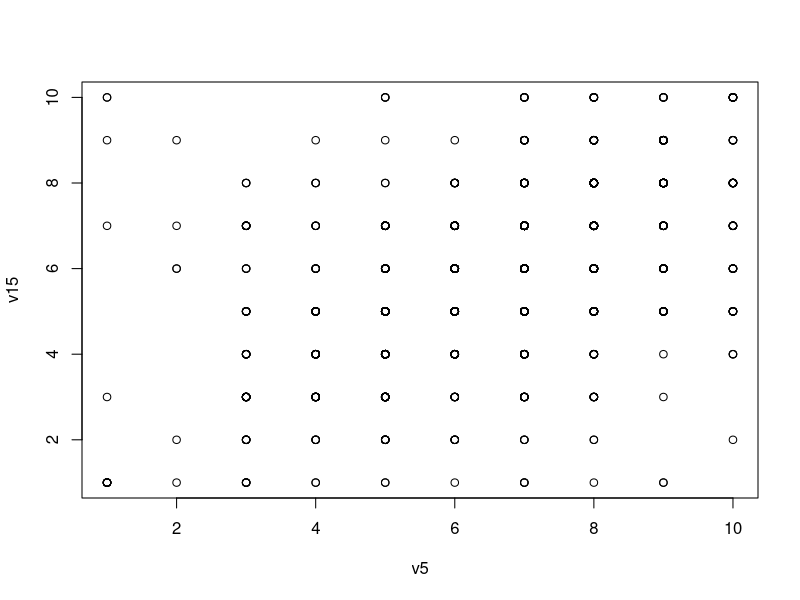
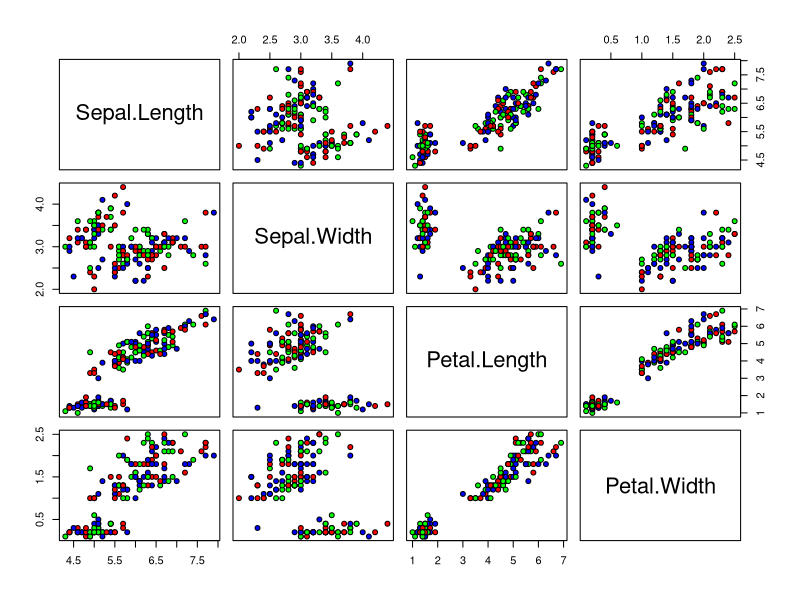
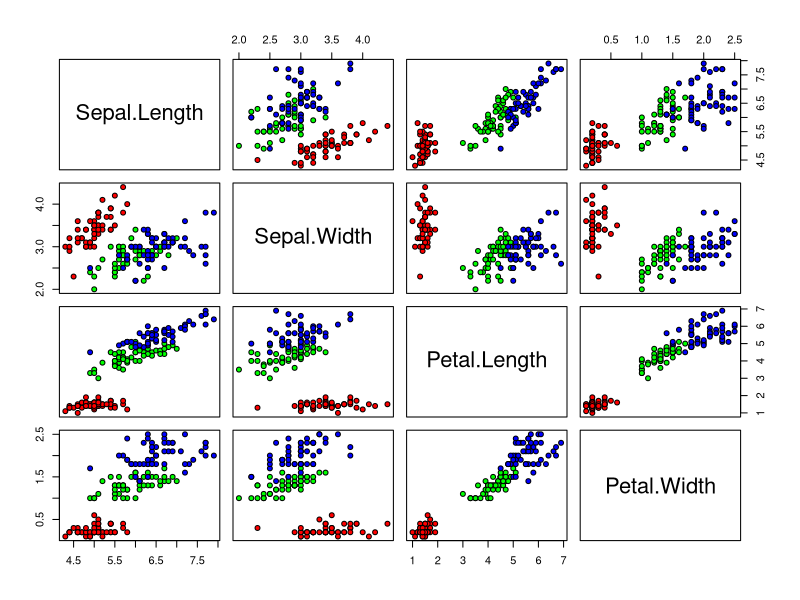
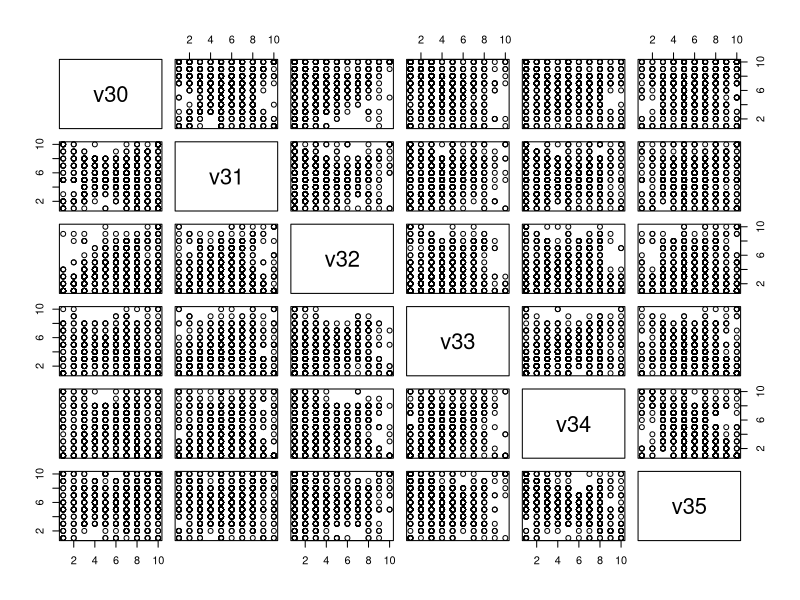
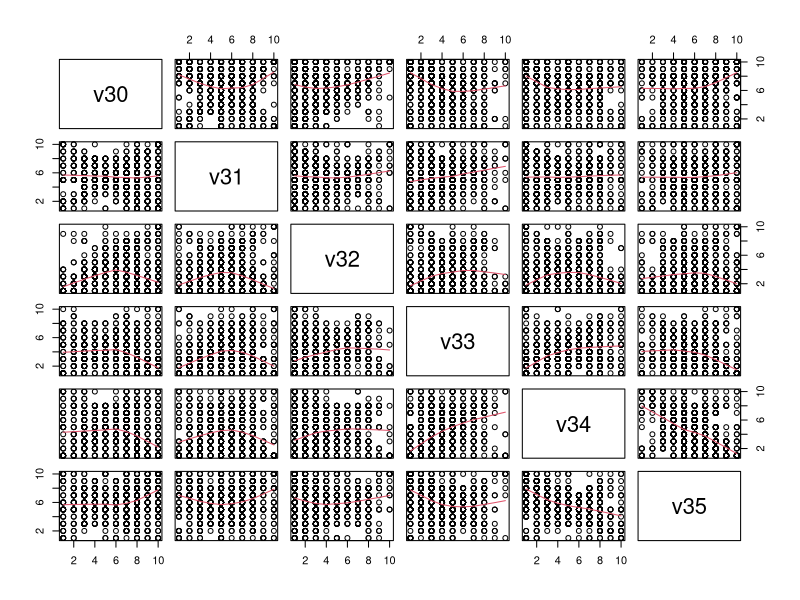
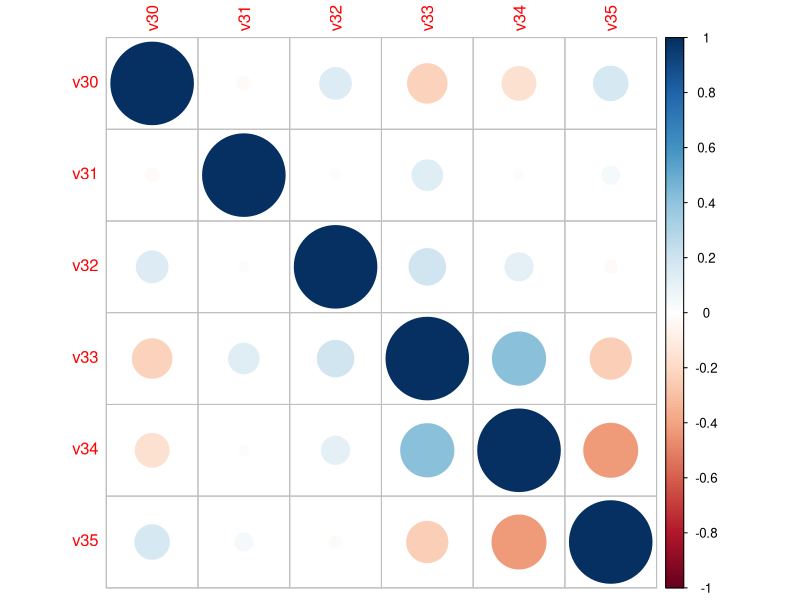
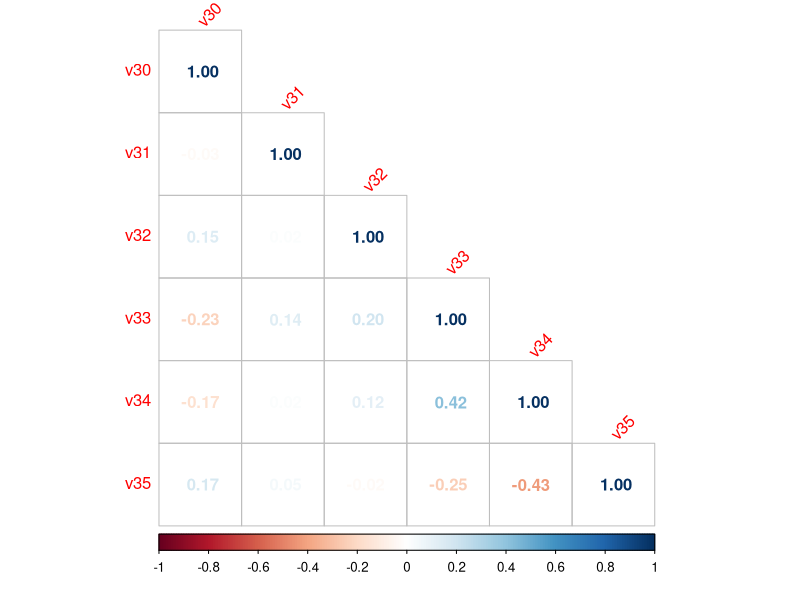
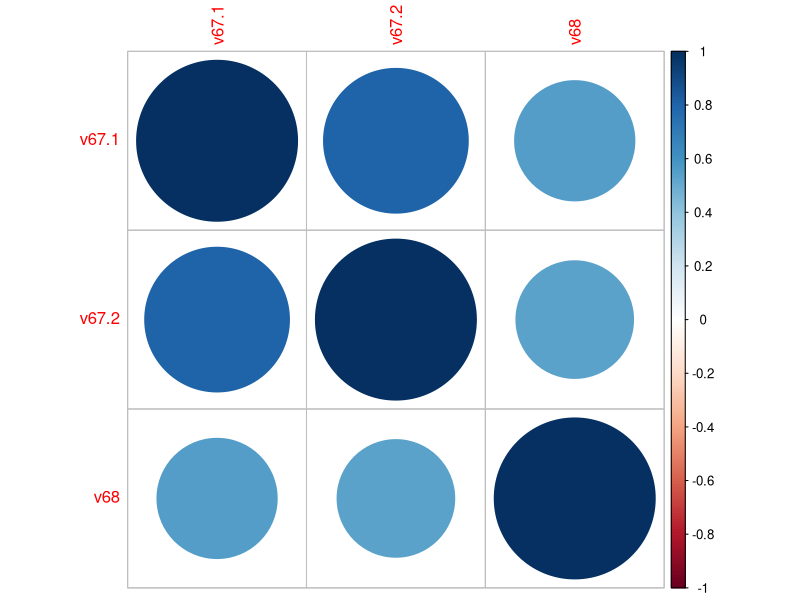

Generate these figures, in order, with R:
getwd()
setwd("/Users/j-max/Documents/datascience_and_R")
life <- read.csv(file = "life.csv")
attach(life)

#상관관계 분석 : corelation test
plot(v5, v15)
cor.test(v5, v15) 
#정적 상관관계 있음을 확인

#산점도 그래프 그리되, 카테고리별 분류, group과 유사
pairs(iris[1:4], pch=21, bg = c("red","green","blue"))
pairs(iris[1:4], pch= 21,
      bg = c("red", "green", "blue")[unclass(iris$Species)])
# pch 21~25일때 bg설정 가능, 기억해 둘것

install.packages("corrplot")
#상관관계 package
library(corrplot)
econ <- life[, 85:90]
#경제질문 30번~35번 문항에 대한 답
View(econ)
sum(is.na(econ)) #총 결손값 크기
econ <- na.omit(econ) #결손값 제거 

cor(econ) #상관계수 행렬 : 30~35사이의 상관계수
#상관계수가 클 수록 상관관계가 있음을 알 수 있음
round(cor(econ), 2)
plot(econ) #산점도 행렬
pairs(econ, panel = panel.smooth) #추세선 추가
#상관관계가 있을 수록 감소하거나 증가하는 추세선을 보임

cor_mtx = cor(econ)
corrplot(cor_mtx) #상관관계 heatmap으로 표현,
#여러가지 수치에 대한 상관관계를 시각화 하기 가장 편함
corrplot(cor_mtx, method = "number",
         type = "lower",
         tl.srt = 45)
#그래프 기울이기

install.packages("psych")
library(psych)
#피어슨 상관계수를 통한 상관관계 해석, p값 제공
corr.test(econ, use = "complete", #결측값 제거
          method = "pearson",
          adjust = "none")

sci <- life[, c(181,182,186)]
sum(is.na(sci))
sci <- na.omit(sci)
sci_mtx <- cor(sci)
sci_mtx #상관계수 r
corrplot(sci_mtx) #상관관계 시각화
corrplot(sci_mtx,
         mthod = "number",
         type = "lower",
         tl.srt = 45)

#상관계수 p값 통한 상관관계 분석
#0.05보다 작으면 0으로 출력(상관관계 높음)
corr.test(sci,
          use= "complete",
          method= "pearson")

#회귀분석
reg1 <- lm(v29~ v86, data = life)
reg1 <- lm(v29~ v86 ) #종속변수~ 독립변수
summary(reg1)
#R^2 : 회귀선의 설명력, 두 변수간의 관계성이 높다. 설명력이 높다.
#Y 절편/ 회귀 계수(기울기), P value 
#결정계수 : R-squared - 설명력, adjusted가 보통의 경우 활용됨
#p값이 작기 때문에 유의미하다 (p < 0.05) - 귀무가설 반박 가능
plot(v86, v29)
abline(reg1, col="red")

reg2 <- lm(v5~ v86)
summary(reg2)
plot(v86, v5)
abline(reg2, col = "red")
#회귀식 y = 0.319x + 5.01 + error
#Adjusted R-squared:  0.09514, 9.5%의 설명력을 가진 모델

reg3 <- lm(v41~ v29)
summary(reg3)
plot(v29, v41)
abline(reg3, col="red")

reg4 <- lm(v30 ~ v15)
summary(reg4)
plot(v15, v30)
abline(reg4, col= "red")

#이분변수로 측정된 경우(예, 아니오) 
#0과 1으로 변수를 변환하여 진행
plot(v48, v5)
v48[v48 == 2] <- 0
reg5 <- lm(v5 ~ v48)
summary(reg5)
abline(reg5, col="red")
